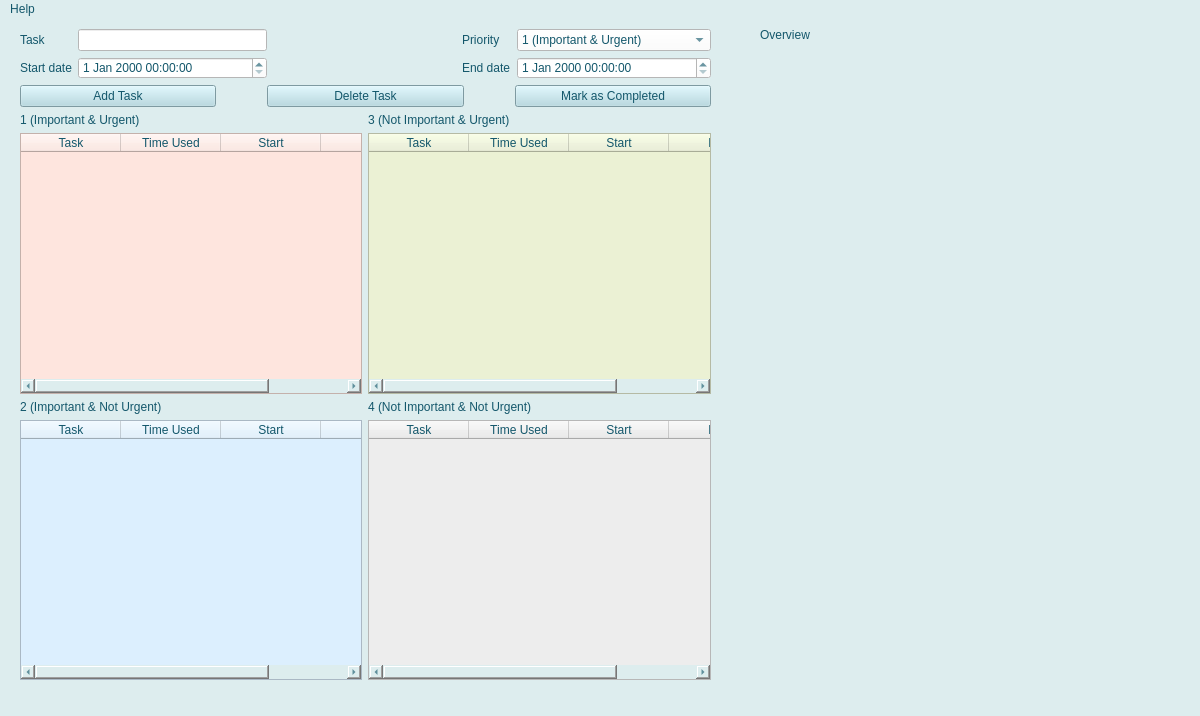
<?xml version="1.0" encoding="UTF-8"?>
<ui version="4.0">
 <class>MainWindow</class>
 <widget class="QMainWindow" name="MainWindow">
  <property name="geometry">
   <rect>
    <x>0</x>
    <y>0</y>
    <width>1200</width>
    <height>716</height>
   </rect>
  </property>
  <property name="windowTitle">
   <string>Time Mgt Can be Fun 😄</string>
  </property>
  <property name="styleSheet">
   <string notr="true">background-color: rgb(221, 237, 238);
gridline-color: rgb(209, 234, 236);
font: 13pt &quot;Optima&quot; rgb(127, 127, 127);
color: rgb(19, 87, 107);</string>
  </property>
  <property name="locale">
   <locale language="English" country="UnitedStates"/>
  </property>
  <widget class="QWidget" name="centralwidget">
   <widget class="QLabel" name="label_overview">
    <property name="geometry">
     <rect>
      <x>760</x>
      <y>0</y>
      <width>71</width>
      <height>31</height>
     </rect>
    </property>
    <property name="text">
     <string>Overview</string>
    </property>
   </widget>
   <widget class="QLabel" name="label_2">
    <property name="geometry">
     <rect>
      <x>770</x>
      <y>390</y>
      <width>321</width>
      <height>291</height>
     </rect>
    </property>
    <property name="text">
     <string/>
    </property>
    <property name="pixmap">
     <pixmap>../../../../../.designer/backup/pet.png</pixmap>
    </property>
    <property name="scaledContents">
     <bool>true</bool>
    </property>
   </widget>
   <widget class="QWidget" name="layoutWidget">
    <property name="geometry">
     <rect>
      <x>20</x>
      <y>10</y>
      <width>691</width>
      <height>651</height>
     </rect>
    </property>
    <layout class="QGridLayout" name="gridLayout_3">
     <item row="1" column="0">
      <layout class="QHBoxLayout" name="horizontalLayout" stretch="1,0,1,0,1">
       <property name="spacing">
        <number>11</number>
       </property>
       <item>
        <widget class="QPushButton" name="pushButton_add">
         <property name="styleSheet">
          <string notr="true">background-color: rgb(176, 216, 225);</string>
         </property>
         <property name="text">
          <string>Add Task</string>
         </property>
        </widget>
       </item>
       <item>
        <spacer name="horizontalSpacer">
         <property name="orientation">
          <enum>Qt::Horizontal</enum>
         </property>
         <property name="sizeHint" stdset="0">
          <size>
           <width>40</width>
           <height>20</height>
          </size>
         </property>
        </spacer>
       </item>
       <item>
        <widget class="QPushButton" name="pushButton_delete">
         <property name="styleSheet">
          <string notr="true">background-color: rgb(176, 216, 225);</string>
         </property>
         <property name="text">
          <string>Delete Task</string>
         </property>
        </widget>
       </item>
       <item>
        <spacer name="horizontalSpacer_2">
         <property name="orientation">
          <enum>Qt::Horizontal</enum>
         </property>
         <property name="sizeHint" stdset="0">
          <size>
           <width>40</width>
           <height>20</height>
          </size>
         </property>
        </spacer>
       </item>
       <item>
        <widget class="QPushButton" name="pushButton_complete">
         <property name="styleSheet">
          <string notr="true">background-color: rgb(176, 216, 225);</string>
         </property>
         <property name="text">
          <string>Mark as Completed</string>
         </property>
        </widget>
       </item>
      </layout>
     </item>
     <item row="2" column="0">
      <layout class="QGridLayout" name="gridLayout_2">
       <item row="1" column="0">
        <widget class="QTableWidget" name="tableWidget_1">
         <property name="sizePolicy">
          <sizepolicy hsizetype="Expanding" vsizetype="Expanding">
           <horstretch>0</horstretch>
           <verstretch>0</verstretch>
          </sizepolicy>
         </property>
         <property name="styleSheet">
          <string notr="true">background-color: rgb(254, 229, 222);
selection-background-color: rgb(250, 200, 189);
</string>
         </property>
         <property name="locale">
          <locale language="English" country="UnitedStates"/>
         </property>
         <property name="sizeAdjustPolicy">
          <enum>QAbstractScrollArea::AdjustToContents</enum>
         </property>
         <property name="editTriggers">
          <set>QAbstractItemView::NoEditTriggers</set>
         </property>
         <property name="selectionBehavior">
          <enum>QAbstractItemView::SelectRows</enum>
         </property>
         <property name="showGrid">
          <bool>false</bool>
         </property>
         <property name="gridStyle">
          <enum>Qt::SolidLine</enum>
         </property>
         <attribute name="horizontalHeaderCascadingSectionResizes">
          <bool>true</bool>
         </attribute>
         <attribute name="horizontalHeaderHighlightSections">
          <bool>true</bool>
         </attribute>
         <attribute name="verticalHeaderCascadingSectionResizes">
          <bool>true</bool>
         </attribute>
         <attribute name="verticalHeaderDefaultSectionSize">
          <number>20</number>
         </attribute>
         <attribute name="verticalHeaderMinimumSectionSize">
          <number>15</number>
         </attribute>
         <column>
          <property name="text">
           <string>Task</string>
          </property>
         </column>
         <column>
          <property name="text">
           <string>Time Used</string>
          </property>
         </column>
         <column>
          <property name="text">
           <string>Start</string>
          </property>
         </column>
         <column>
          <property name="text">
           <string>End</string>
          </property>
         </column>
        </widget>
       </item>
       <item row="3" column="0">
        <widget class="QTableWidget" name="tableWidget_2">
         <property name="sizePolicy">
          <sizepolicy hsizetype="Expanding" vsizetype="Expanding">
           <horstretch>0</horstretch>
           <verstretch>0</verstretch>
          </sizepolicy>
         </property>
         <property name="styleSheet">
          <string notr="true">background-color: rgb(220, 239, 254);
selection-background-color: rgb(179, 215, 247);
</string>
         </property>
         <property name="locale">
          <locale language="English" country="UnitedStates"/>
         </property>
         <property name="sizeAdjustPolicy">
          <enum>QAbstractScrollArea::AdjustToContents</enum>
         </property>
         <property name="editTriggers">
          <set>QAbstractItemView::NoEditTriggers</set>
         </property>
         <property name="selectionBehavior">
          <enum>QAbstractItemView::SelectRows</enum>
         </property>
         <property name="showGrid">
          <bool>false</bool>
         </property>
         <attribute name="horizontalHeaderCascadingSectionResizes">
          <bool>true</bool>
         </attribute>
         <attribute name="horizontalHeaderHighlightSections">
          <bool>true</bool>
         </attribute>
         <attribute name="verticalHeaderCascadingSectionResizes">
          <bool>true</bool>
         </attribute>
         <attribute name="verticalHeaderDefaultSectionSize">
          <number>20</number>
         </attribute>
         <attribute name="verticalHeaderMinimumSectionSize">
          <number>15</number>
         </attribute>
         <column>
          <property name="text">
           <string>Task</string>
          </property>
         </column>
         <column>
          <property name="text">
           <string>Time Used</string>
          </property>
         </column>
         <column>
          <property name="text">
           <string>Start</string>
          </property>
         </column>
         <column>
          <property name="text">
           <string>End</string>
          </property>
         </column>
        </widget>
       </item>
       <item row="3" column="1">
        <widget class="QTableWidget" name="tableWidget_4">
         <property name="sizePolicy">
          <sizepolicy hsizetype="Expanding" vsizetype="Expanding">
           <horstretch>0</horstretch>
           <verstretch>0</verstretch>
          </sizepolicy>
         </property>
         <property name="styleSheet">
          <string notr="true">background-color: rgb(237, 237, 237);
selection-background-color: rgb(210, 210, 211);</string>
         </property>
         <property name="locale">
          <locale language="English" country="UnitedStates"/>
         </property>
         <property name="sizeAdjustPolicy">
          <enum>QAbstractScrollArea::AdjustToContents</enum>
         </property>
         <property name="editTriggers">
          <set>QAbstractItemView::NoEditTriggers</set>
         </property>
         <property name="selectionBehavior">
          <enum>QAbstractItemView::SelectRows</enum>
         </property>
         <property name="showGrid">
          <bool>false</bool>
         </property>
         <attribute name="horizontalHeaderCascadingSectionResizes">
          <bool>true</bool>
         </attribute>
         <attribute name="horizontalHeaderHighlightSections">
          <bool>true</bool>
         </attribute>
         <attribute name="verticalHeaderCascadingSectionResizes">
          <bool>true</bool>
         </attribute>
         <attribute name="verticalHeaderDefaultSectionSize">
          <number>20</number>
         </attribute>
         <attribute name="verticalHeaderMinimumSectionSize">
          <number>15</number>
         </attribute>
         <column>
          <property name="text">
           <string>Task</string>
          </property>
         </column>
         <column>
          <property name="text">
           <string>Time Used</string>
          </property>
         </column>
         <column>
          <property name="text">
           <string>Start</string>
          </property>
         </column>
         <column>
          <property name="text">
           <string>End</string>
          </property>
         </column>
        </widget>
       </item>
       <item row="1" column="1">
        <widget class="QTableWidget" name="tableWidget_3">
         <property name="sizePolicy">
          <sizepolicy hsizetype="Expanding" vsizetype="Expanding">
           <horstretch>0</horstretch>
           <verstretch>0</verstretch>
          </sizepolicy>
         </property>
         <property name="styleSheet">
          <string notr="true">background-color: rgb(235, 241, 212);
selection-background-color: rgb(213, 225, 168);</string>
         </property>
         <property name="locale">
          <locale language="English" country="UnitedStates"/>
         </property>
         <property name="sizeAdjustPolicy">
          <enum>QAbstractScrollArea::AdjustToContents</enum>
         </property>
         <property name="editTriggers">
          <set>QAbstractItemView::NoEditTriggers</set>
         </property>
         <property name="selectionBehavior">
          <enum>QAbstractItemView::SelectRows</enum>
         </property>
         <property name="showGrid">
          <bool>false</bool>
         </property>
         <attribute name="horizontalHeaderCascadingSectionResizes">
          <bool>true</bool>
         </attribute>
         <attribute name="horizontalHeaderHighlightSections">
          <bool>true</bool>
         </attribute>
         <attribute name="verticalHeaderCascadingSectionResizes">
          <bool>true</bool>
         </attribute>
         <attribute name="verticalHeaderDefaultSectionSize">
          <number>20</number>
         </attribute>
         <attribute name="verticalHeaderMinimumSectionSize">
          <number>15</number>
         </attribute>
         <column>
          <property name="text">
           <string>Task</string>
          </property>
         </column>
         <column>
          <property name="text">
           <string>Time Used</string>
          </property>
         </column>
         <column>
          <property name="text">
           <string>Start</string>
          </property>
         </column>
         <column>
          <property name="text">
           <string>End</string>
          </property>
         </column>
        </widget>
       </item>
       <item row="2" column="0">
        <widget class="QLabel" name="label2">
         <property name="text">
          <string>2 (Important &amp; Not Urgent)</string>
         </property>
        </widget>
       </item>
       <item row="2" column="1">
        <widget class="QLabel" name="label4">
         <property name="text">
          <string>4 (Not Important &amp; Not Urgent)</string>
         </property>
        </widget>
       </item>
       <item row="0" column="0">
        <widget class="QLabel" name="label1">
         <property name="text">
          <string>1 (Important &amp; Urgent)</string>
         </property>
        </widget>
       </item>
       <item row="0" column="1">
        <widget class="QLabel" name="label3">
         <property name="text">
          <string>3 (Not Important &amp; Urgent)</string>
         </property>
        </widget>
       </item>
      </layout>
     </item>
     <item row="0" column="0">
      <layout class="QGridLayout" name="gridLayout">
       <item row="1" column="3">
        <widget class="QLabel" name="label_enddate">
         <property name="text">
          <string>End date</string>
         </property>
        </widget>
       </item>
       <item row="1" column="4">
        <widget class="QDateTimeEdit" name="dateTimeEdit_end">
         <property name="styleSheet">
          <string notr="true">background-color: rgb(255, 255, 255);</string>
         </property>
         <property name="locale">
          <locale language="English" country="UnitedStates"/>
         </property>
        </widget>
       </item>
       <item row="0" column="0">
        <widget class="QLabel" name="label_task">
         <property name="text">
          <string>Task</string>
         </property>
        </widget>
       </item>
       <item row="0" column="1">
        <widget class="QLineEdit" name="lineEdit_task">
         <property name="styleSheet">
          <string notr="true">background-color: rgb(255, 255, 255);</string>
         </property>
        </widget>
       </item>
       <item row="0" column="3">
        <widget class="QLabel" name="label_priority">
         <property name="text">
          <string>Priority</string>
         </property>
        </widget>
       </item>
       <item row="1" column="2">
        <spacer name="horizontalSpacer_4">
         <property name="orientation">
          <enum>Qt::Horizontal</enum>
         </property>
         <property name="sizeHint" stdset="0">
          <size>
           <width>98</width>
           <height>20</height>
          </size>
         </property>
        </spacer>
       </item>
       <item row="1" column="1">
        <widget class="QDateTimeEdit" name="dateTimeEdit_start">
         <property name="styleSheet">
          <string notr="true">background-color: rgb(255, 255, 255);</string>
         </property>
         <property name="locale">
          <locale language="English" country="UnitedStates"/>
         </property>
        </widget>
       </item>
       <item row="1" column="0">
        <widget class="QLabel" name="label_startdate">
         <property name="text">
          <string>Start date</string>
         </property>
        </widget>
       </item>
       <item row="0" column="4">
        <widget class="QComboBox" name="comboBox_priority">
         <property name="styleSheet">
          <string notr="true">background-color: rgb(255, 255, 255);</string>
         </property>
         <item>
          <property name="text">
           <string>1 (Important &amp; Urgent)</string>
          </property>
         </item>
         <item>
          <property name="text">
           <string>2 (Important &amp; Not Urgent)</string>
          </property>
         </item>
         <item>
          <property name="text">
           <string>3 (Not Important &amp; Urgent)</string>
          </property>
         </item>
         <item>
          <property name="text">
           <string>4 (Not Important &amp; Not Urgent)</string>
          </property>
         </item>
        </widget>
       </item>
       <item row="0" column="2">
        <spacer name="horizontalSpacer_3">
         <property name="orientation">
          <enum>Qt::Horizontal</enum>
         </property>
         <property name="sizeHint" stdset="0">
          <size>
           <width>78</width>
           <height>20</height>
          </size>
         </property>
        </spacer>
       </item>
      </layout>
     </item>
    </layout>
   </widget>
   <widget class="QLabel" name="label_gantt_chart">
    <property name="geometry">
     <rect>
      <x>760</x>
      <y>40</y>
      <width>421</width>
      <height>321</height>
     </rect>
    </property>
    <property name="text">
     <string/>
    </property>
   </widget>
  </widget>
  <widget class="QStatusBar" name="statusbar"/>
  <widget class="QMenuBar" name="menuBar">
   <property name="geometry">
    <rect>
     <x>0</x>
     <y>0</y>
     <width>1200</width>
     <height>24</height>
    </rect>
   </property>
   <widget class="QMenu" name="menuHelp">
    <property name="toolTip">
     <string>See more information</string>
    </property>
    <property name="title">
     <string>Help</string>
    </property>
    <addaction name="actionFocus_Matrix"/>
    <addaction name="actionOverview"/>
    <addaction name="actionTime_Mgt_Assistant"/>
   </widget>
   <addaction name="menuHelp"/>
  </widget>
  <action name="actionFocus_Matrix">
   <property name="text">
    <string>Focus Matrix</string>
   </property>
   <property name="toolTip">
    <string>Tips about how to use the focus matrix</string>
   </property>
  </action>
  <action name="actionOverview">
   <property name="text">
    <string>Overview</string>
   </property>
   <property name="toolTip">
    <string>Learn more about how to use the gantt chart in the overview section</string>
   </property>
  </action>
  <action name="actionTime_Mgt_Assistant">
   <property name="text">
    <string>Time Mgt Assistant</string>
   </property>
  </action>
 </widget>
 <resources/>
 <connections/>
</ui>
